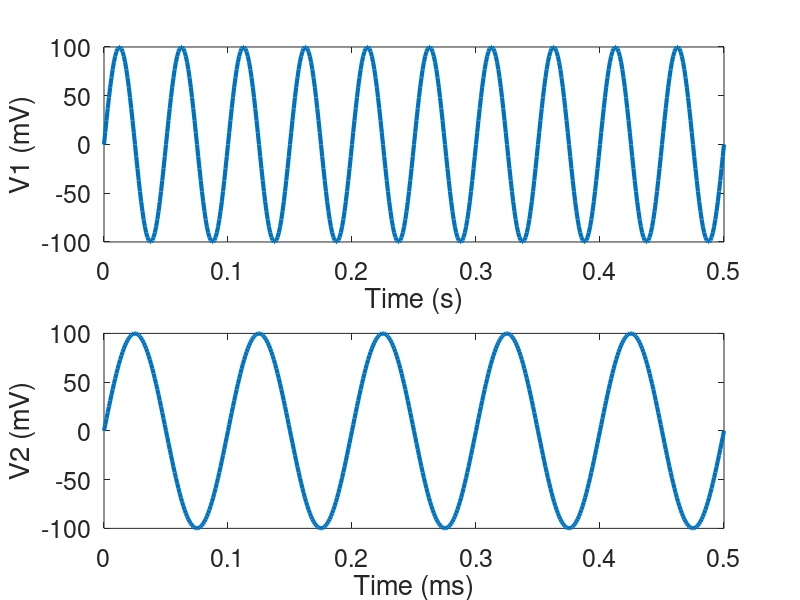

This figure's MATLAB source:
figure;
subplot(2,1,1);

f1 = 20;
w1 = 2*pi*f1;
t1 = [0:0.001:0.5];
plot(t1,100*sin(w1.*t1),'LineWidth',3);
xlabel('Time (s)','FontSize',18);
ylabel('V1 (mV)','FontSize',18);
set(gca,'FontSize',18);

subplot(2,1,2);
f2 = 10000;
w2 = 2*pi*f2;
t2 = [0:0.000001:0.0005];
plot(t2*1e3,100*sin(w2.*t2),'LineWidth',3);
xlabel('Time (ms)','FontSize',18);
ylabel('V2 (mV)','FontSize',18);
set(gca,'FontSize',18);

print -deps2 sum_filt_adc_v1_v2.eps
